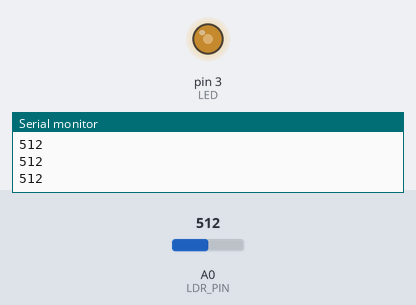
This sketch was run on a simulated Arduino Uno, built with avr-gcc and run on an emulated ATmega328P. On the bench: output pins drawn as LEDs (lit = HIGH), the last lines printed to the serial monitor. The inputs (shaded band) are chosen by the test bench; at power-on: A0 (LDR_PIN) = 512.

Above: at 1.2 s.
1.3 s: A0 (LDR_PIN) set to 716
At 2.1 s:
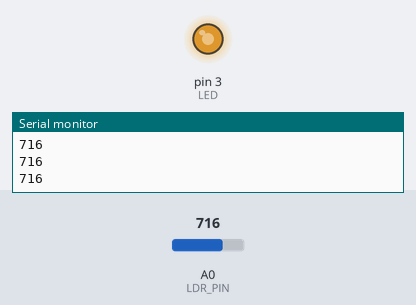
2.8 s: A0 (LDR_PIN) set to 900
At 3.4 s:
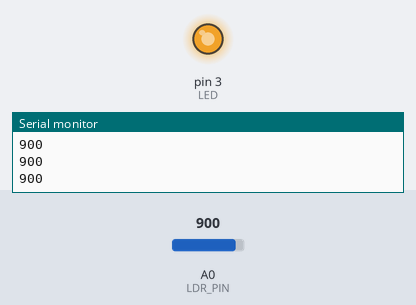
4.3 s: A0 (LDR_PIN) set to 122
At 4.7 s:
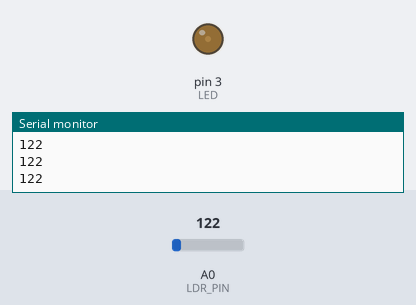
5.8 s: A0 (LDR_PIN) set to 0
At 7.0 s:
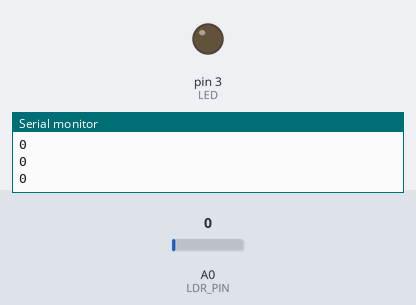
7.3 s: A0 (LDR_PIN) set to 511
At 8.6 s:
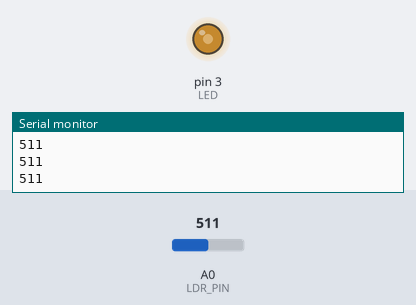
Timing chart, 0 to 9.8 s (numbered marks = the images above; inputs shaded):
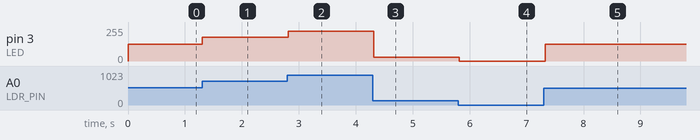

The sketch:

potenciometro_led_2.ino
```cpp
//Encender un LED con un potenciómetro

int LED = 3;         // Pin PWM donde está conectado el LED
int LDR_PIN = A0;    // Pin analógico donde está conectado el divisor de tensión del LDR
int brillo;          // Variable para almacenar el valor del brillo

void setup() {
  Serial.begin(9600);  // Inicia la comunicación serial para depuración
  pinMode(LED, OUTPUT); // Configura el pin del LED como salida
}

void loop() {
  int lecturaLDR = analogRead(LDR_PIN); // Lee el valor analógico del LDR (0-1023)
  Serial.println(lecturaLDR);           // Imprime el valor leído en el monitor serial

  // Convierte la lectura al rango 0-255 para el PWM
  brillo = map(lecturaLDR, 0, 1023, 0, 255);

  // Ajusta el brillo del LED según el valor del LDR
  analogWrite(LED, brillo);

  delay(100); // Espera un poco antes de la siguiente lectura
}
```

Measured:
- after the input at 1.3 s, pin 3 (LED): 127/255 → 178/255 at once
- after the input at 2.8 s, pin 3 (LED): 178/255 → 224/255 at once
- after the input at 4.3 s, pin 3 (LED): 224/255 → 30/255 at once
- after the input at 5.8 s, pin 3 (LED): 30/255 → 0/255 at once
- after the input at 7.3 s, pin 3 (LED): 0/255 → 127/255 at once
